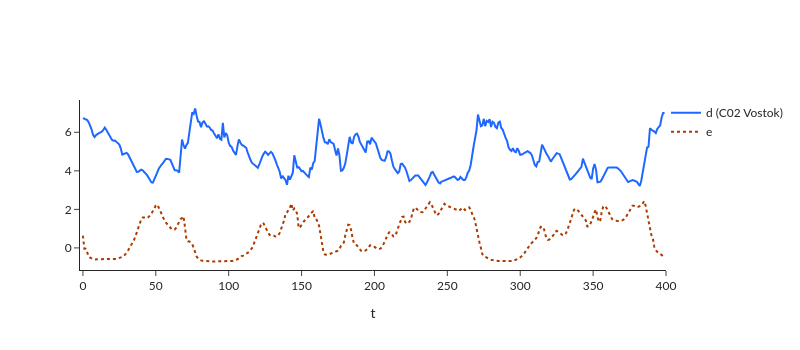

The notebook cell saved with this chart:
### Code cell
MAX = 400

fig = go.Figure()

fig.add_trace(go.Scatter(x = torch.arange(0, co2_norm.shape[0])[0:MAX], y = 4.8 + co2_norm[0:MAX],
                    mode = 'lines',
                    name = 'd (C02 Vostok)',
                    line_color = "#1E68FF"))

fig.add_trace(go.Scatter(x = torch.arange(0, co2_norm.shape[0])[0:MAX], y = 0.7 + g_norm[0:MAX],
                    mode = 'lines',
                    name = 'e',
                    line_color = "#AB3B00",
                    line_dash = "dot"))

fig.update_layout(title = '',
                   xaxis_title = 't',
                   yaxis_title = '')

fig.update_layout(template = "simple_white")
fig.update_layout(font_family = "Lato")
fig.update_layout(xaxis_range=[- 2, MAX])
fig.update_layout(legend = dict(x = 1.0, y = 1.01, bgcolor = "rgba(0,0,0,0)"))

fig.update_layout(autosize = False, width = 800, height = 350)

fig.show()

### Figure 1 — Plotly figure (JSON) as saved in the notebook; plotly's stock layout.template omitted (floating-point values rounded to 4 significant figures; data arrays with more than 128 entries replaced by an {"elided": "..."} marker saying what was removed)
{"data": [{"line": {"color": "#1E68FF"}, "mode": "lines", "name": "d (C02 Vostok)", "type": "scatter", "x": {"elided": "400 int values"}, "y": {"elided": "400 float values"}}, {"line": {"color": "#AB3B00", "dash": "dot"}, "mode": "lines", "name": "e", "type": "scatter", "x": {"elided": "400 int values"}, "y": {"elided": "400 float values"}}], "layout": {"autosize": false, "font": {"family": "Lato"}, "height": 350, "legend": {"bgcolor": "rgba(0,0,0,0)", "x": 1, "y": 1.01}, "title": {"text": ""}, "width": 800, "xaxis": {"range": [-2, 400], "title": {"text": "t"}}, "yaxis": {"title": {"text": ""}}}}
